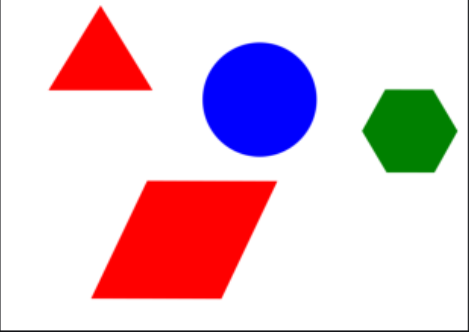
#> input picture Code/CVcodes/OpenCvCodeSpace/shapes.jpg, 469 x 332 px
$ python detectsimplegeometricshapes.py
#> lines starting #> are read from the running program, lines starting #| are printed output that depends on the picture; after the words box and inside, x2 and y2 are one past the last pixel; in counts of white or black regions, pixels touching at a corner belong together; long printed decimals are rounded
import numpy as np
import cv2
from matplotlib import pyplot as plt

#Reading of the image
image = cv2.imread("shapes.jpg")
#> image is the input picture: shape (332, 469, 3); mean B, G, R 210.9, 199, 226.5

#Converting the image to gray scale image
gray_image=cv2.cvtColor(image, cv2.COLOR_BGR2GRAY)
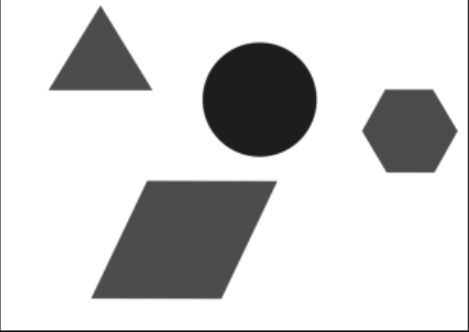
#> gray_image: shape (332, 469); min 20, max 255, mean 208.5

#setting the threshold of the gray image
_,thresh=cv2.threshold(gray_image, 240, 255, cv2.THRESH_BINARY)
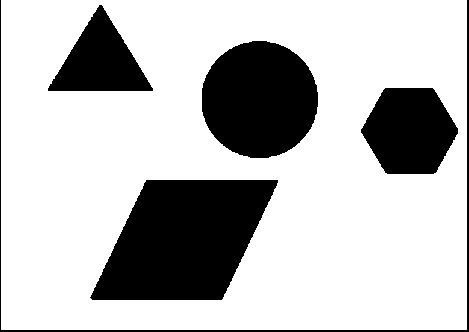
#> thresh: shape (332, 469); 74.5% white; 5 black regions
contours,_ =cv2.findContours(thresh, cv2.RETR_TREE, cv2.CHAIN_APPROX_NONE)
#> contours = 5 contours; box (x1, y1, x2, y2) and area: (1, 0, 467, 330) 152985, (89, 179, 279, 301) 16207, (201, 40, 319, 159) 10877, (360, 87, 459, 175) 6458, (47, 4, 154, 92) 4868

#List for storing names of the shapes
for contour in contours:
    #Using approxPolyDp to approximate the shape
    approx=cv2.approxPolyDP(contour, 0.01*cv2.arcLength(contour, True), True)
    cv2.drawContours(image, [approx], 0, (0,0,0), 3)

    # [6 lines of commented-out code are left out]
    x= approx.ravel()[0]
    y=approx.ravel()[1]

    if len(approx) ==3:
        cv2.putText(image, "Triangle", (x,y), cv2.FONT_HERSHEY_COMPLEX, 0.5, (255, 255, 255), 2)
    elif len(approx) ==4:
        x,y,w,h =cv2.boundingRect(approx)
        aspectRatio= float(w)/h
        print(aspectRatio)
        if aspectRatio >=0.95 and aspectRatio <=1.05:
            cv2.putText(image, "Square", (x,y), cv2.FONT_HERSHEY_COMPLEX, 0.5, (255, 255, 255), 2)
        else:
            cv2.putText(image, "Quadrilateral", (x,y), cv2.FONT_HERSHEY_COMPLEX, 0.5, (0, 0, 0), 2)


    elif len(approx) ==5:
        cv2.putText(image, "Pentagon", (x,y), cv2.FONT_HERSHEY_COMPLEX, 0.5, (255, 255, 255), 2)
    elif len(approx) ==6:
        cv2.putText(image, "Hexagon", (x,y), cv2.FONT_HERSHEY_COMPLEX, 0.5, (255, 255, 255), 2)
    elif len(approx) ==8:
        cv2.putText(image, "Octagon", (x,y), cv2.FONT_HERSHEY_COMPLEX, 0.5, (255, 255, 255), 2)
    elif len(approx) ==10:
        cv2.putText(image, "Star", (x,y), cv2.FONT_HERSHEY_COMPLEX, 0.5, (255, 255, 255), 2)
    else:
        cv2.putText(image, "Circle", (x,y), cv2.FONT_HERSHEY_COMPLEX, 0.5, (255, 255, 255), 2)
#> this loop made 5 passes
#> (approx, w, h, aspectRatio) on passes 1 to 2: ([[1, 0], [1, 329], [466, 329], [466, 0]], 466, 330, 1.41), ([[146, 179], [278, 180], [221, 300], [89, 297]], 190, 122, 1.56)
#| 1.412
#| 1.557
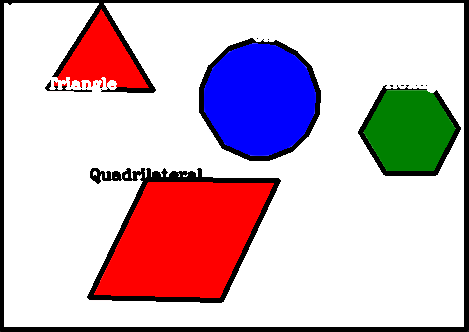
#> image: shape (332, 469, 3); 9.63% of pixels changed, all inside (x1, y1, x2, y2) = (0, 0, 469, 332)


cv2.imshow("Geometricshapes", image )

cv2.waitKey(0)
cv2.destroyAllWindows()
